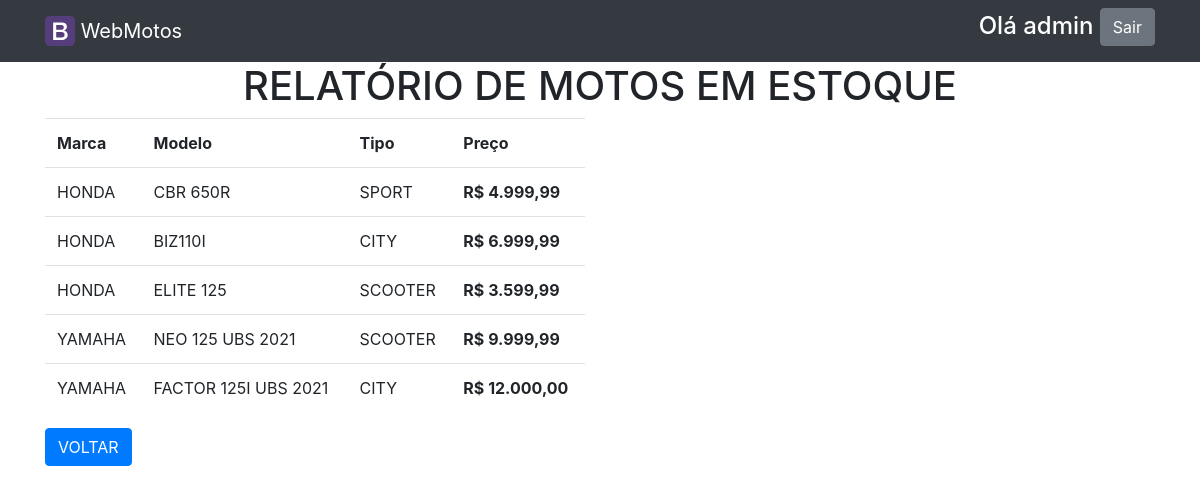
The app's page /rel_estoque.php (signed in) with its own data.
### tables this page shows
CREATE TABLE IF NOT EXISTS `motos` (
  `id_moto` int(11) NOT NULL AUTO_INCREMENT,
  `tipo` varchar(45) NOT NULL,
  `marca` varchar(45) NOT NULL,
  `modelo` varchar(45) NOT NULL,
  `preco` decimal(10,2) NOT NULL,
  `foto` varchar(100) NOT NULL DEFAULT 'foto_moto.jpg',
  `fila_compra` char(1) NOT NULL DEFAULT 'N',
  `venda_id` int(11) DEFAULT NULL,
  PRIMARY KEY (`id_moto`)
);

### rel_estoque.php (the view, shortened to what this page needs)
<?php
require 'config.php';
?>
<?php include_once 'topo_restrito.php'; ?>
<div class="container">
  <div class="row">
    <div class="col">
      <h1 class="text-center">RELATÓRIO DE MOTOS EM ESTOQUE</h1>
    </div>
  </div>
  <div class="row">
    <div class="col-6">
        <?php
          $sql_consulta = "SELECT marca, modelo, tipo, preco FROM motos WHERE venda_id IS NULL AND fila_compra = 'N'";
      	  $resultado_consulta = mysqli_query($conecta, $sql_consulta);
      	?>
  	<table class="table">
        <tr>
          <th>Marca</th>
          <th>Modelo</th>
  	      <th>Tipo</th>
          <th>Preço</th>
  	    </tr>
      	<?php while($registro = mysqli_fetch_row($resultado_consulta)): ?>
        <tr>
          <td><?php echo $registro[0]; ?></td>
          <td><?php echo $registro[1];?></a></td>
          <td><?php echo $registro[2]; ?></td>
          <th><?php echo 'R$ '.number_format($registro[3], 2, ',', '.');?></th>
      	</tr>
      	<?php endWhile; ?>
  	</table>
    <a href="relatorios.php" class="btn btn-primary">VOLTAR</a>
    </div>
  </div>
</div>
<?php include_once 'rodape.php'; ?>

### assets/css/style.css (style rules this page uses)
body { margin: 0; padding: 0; }

### records on screen
motos: marca "HONDA", modelo "CBR 650R", tipo "SPORT", preco "4.999,99"
motos: marca "HONDA", modelo "BIZ110I", tipo "CITY", preco "6.999,99"
motos: marca "HONDA", modelo "ELITE 125", tipo "SCOOTER", preco "3.599,99"
motos: marca "YAMAHA", modelo "NEO 125 UBS 2021", tipo "SCOOTER", preco "9.999,99"
motos: marca "YAMAHA", modelo "FACTOR 125I UBS 2021", tipo "CITY", preco "12.000,00"

### other values on screen
$_SESSION['login'] "admin"
